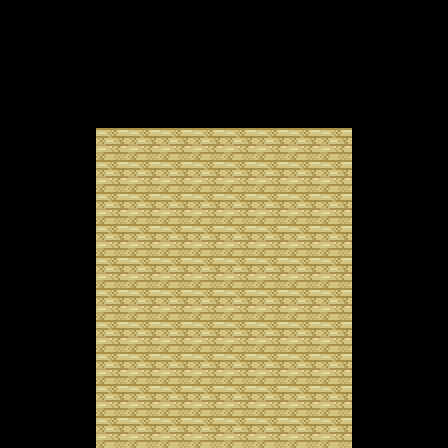

A 2D game scene composited from a Tiled map and its tileset images. What follows is a short description and the map's XML, with each tile layer's data collapsed to a summary:
An orthogonal 14x14 tile map with 32x32 px tiles, 4 tile layers (bottomground, background, overground, occlusion1), 3 tilesets and 4 objects (4x block).

<map version="1.0" orientation="orthogonal" width="14" height="14" tilewidth="32" tileheight="32">
 <tileset firstgid="1" name="outdoor" tilewidth="32" tileheight="32">
  <image source="tilesets/outdoor.png" trans="00c6c6" width="256" height="14944" />
 </tileset>
 <tileset firstgid="3737" name="routes" tilewidth="32" tileheight="32">
  <image source="tilesets/routes.png" trans="00c6c6" width="256" height="17344" />
 </tileset>
 <tileset firstgid="8073" name="blackout" tilewidth="32" tileheight="32">
  <image source="tilesets/black.png" trans="00c6c6" width="723" height="701" />
 </tileset>
 <layer name="bottomground" width="14" height="14">
  <data>[196 cells, 196 non-empty, 2 distinct tile ids]</data>
 </layer>
 <layer name="background" width="14" height="14">
  <data>[196 cells, 0 non-empty, 0 distinct tile ids]</data>
 </layer>
 <layer name="overground" width="14" height="14">
  <data>[196 cells, 0 non-empty, 0 distinct tile ids]</data>
 </layer>
 <layer name="occlusion1" width="14" height="14">
  <properties>
   <property name="occlude" value="true" />
  </properties>
  <data>[196 cells, 0 non-empty, 0 distinct tile ids]</data>
 </layer>
 <objectgroup name="blocking" width="14" height="14">
  <object name="wall" type="block" x="0" y="128" width="96" height="320" />
  <object name="wall" type="block" x="0" y="0" width="448" height="128" />
  <object name="wall" type="block" x="352" y="128" width="96" height="320" />
  <object name="wall" type="block" x="96" y="448" width="256" height="32" />
 </objectgroup>
 <objectgroup name="boulders" width="14" height="14" />
 <objectgroup name="people" width="14" height="14" />
</map>
